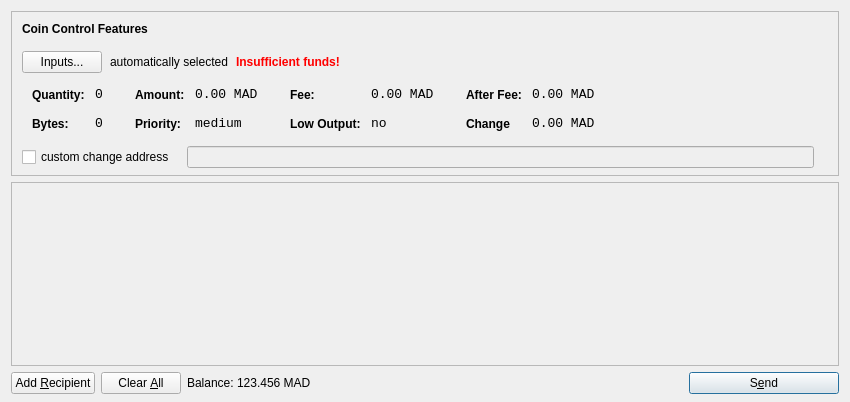
<?xml version="1.0" encoding="UTF-8"?>
<ui version="4.0">
 <class>SendCoinsDialog</class>
 <widget class="QDialog" name="SendCoinsDialog">
  <property name="geometry">
   <rect>
    <x>0</x>
    <y>0</y>
    <width>850</width>
    <height>402</height>
   </rect>
  </property>
  <property name="windowTitle">
   <string>Send Coins</string>
  </property>
  <layout class="QVBoxLayout" name="verticalLayout" stretch="0,1,0">
   <property name="bottomMargin">
    <number>8</number>
   </property>
   <item>
    <widget class="QFrame" name="frameCoinControl">
     <property name="sizePolicy">
      <sizepolicy hsizetype="Expanding" vsizetype="Expanding">
       <horstretch>0</horstretch>
       <verstretch>0</verstretch>
      </sizepolicy>
     </property>
     <property name="maximumSize">
      <size>
       <width>16777215</width>
       <height>16777215</height>
      </size>
     </property>
     <property name="frameShape">
      <enum>QFrame::StyledPanel</enum>
     </property>
     <property name="frameShadow">
      <enum>QFrame::Sunken</enum>
     </property>
     <layout class="QVBoxLayout" name="verticalLayoutCoinControl2">
      <property name="spacing">
       <number>6</number>
      </property>
      <property name="leftMargin">
       <number>0</number>
      </property>
      <property name="topMargin">
       <number>0</number>
      </property>
      <property name="rightMargin">
       <number>0</number>
      </property>
      <property name="bottomMargin">
       <number>6</number>
      </property>
      <item>
       <layout class="QVBoxLayout" name="verticalLayoutCoinControl" stretch="0,0,0,0,1">
        <property name="spacing">
         <number>0</number>
        </property>
        <property name="leftMargin">
         <number>10</number>
        </property>
        <property name="topMargin">
         <number>10</number>
        </property>
        <item>
         <layout class="QHBoxLayout" name="horizontalLayoutCoinControl1">
          <property name="bottomMargin">
           <number>15</number>
          </property>
          <item>
           <widget class="QLabel" name="labelCoinControlFeatures">
            <property name="sizePolicy">
             <sizepolicy hsizetype="Preferred" vsizetype="Maximum">
              <horstretch>0</horstretch>
              <verstretch>0</verstretch>
             </sizepolicy>
            </property>
            <property name="font">
             <font>
              <weight>75</weight>
              <bold>true</bold>
             </font>
            </property>
            <property name="styleSheet">
             <string notr="true">font-weight:bold;</string>
            </property>
            <property name="text">
             <string>Coin Control Features</string>
            </property>
           </widget>
          </item>
         </layout>
        </item>
        <item>
         <layout class="QHBoxLayout" name="horizontalLayoutCoinControl2" stretch="0,0,0,0">
          <property name="spacing">
           <number>8</number>
          </property>
          <property name="bottomMargin">
           <number>10</number>
          </property>
          <item>
           <widget class="QPushButton" name="pushButtonCoinControl">
            <property name="styleSheet">
             <string notr="true"/>
            </property>
            <property name="text">
             <string>Inputs...</string>
            </property>
           </widget>
          </item>
          <item>
           <widget class="QLabel" name="labelCoinControlAutomaticallySelected">
            <property name="text">
             <string>automatically selected</string>
            </property>
            <property name="margin">
             <number>5</number>
            </property>
           </widget>
          </item>
          <item>
           <widget class="QLabel" name="labelCoinControlInsuffFunds">
            <property name="font">
             <font>
              <weight>75</weight>
              <bold>true</bold>
             </font>
            </property>
            <property name="styleSheet">
             <string notr="true">color:red;font-weight:bold;</string>
            </property>
            <property name="text">
             <string>Insufficient funds!</string>
            </property>
            <property name="margin">
             <number>5</number>
            </property>
           </widget>
          </item>
          <item>
           <spacer name="horizontalSpacerCoinControl">
            <property name="orientation">
             <enum>Qt::Horizontal</enum>
            </property>
            <property name="sizeHint" stdset="0">
             <size>
              <width>40</width>
              <height>1</height>
             </size>
            </property>
           </spacer>
          </item>
         </layout>
        </item>
        <item>
         <widget class="QWidget" name="widgetCoinControl" native="true">
          <property name="sizePolicy">
           <sizepolicy hsizetype="Preferred" vsizetype="Preferred">
            <horstretch>0</horstretch>
            <verstretch>0</verstretch>
           </sizepolicy>
          </property>
          <property name="minimumSize">
           <size>
            <width>0</width>
            <height>0</height>
           </size>
          </property>
          <property name="styleSheet">
           <string notr="true"/>
          </property>
          <layout class="QHBoxLayout" name="horizontalLayoutCoinControl5">
           <property name="leftMargin">
            <number>0</number>
           </property>
           <property name="topMargin">
            <number>0</number>
           </property>
           <property name="rightMargin">
            <number>0</number>
           </property>
           <property name="bottomMargin">
            <number>0</number>
           </property>
           <item>
            <layout class="QHBoxLayout" name="horizontalLayoutCoinControl3" stretch="0,0,0,1">
             <property name="spacing">
              <number>20</number>
             </property>
             <property name="topMargin">
              <number>0</number>
             </property>
             <property name="bottomMargin">
              <number>10</number>
             </property>
             <item>
              <layout class="QFormLayout" name="formLayoutCoinControl1">
               <property name="horizontalSpacing">
                <number>10</number>
               </property>
               <property name="verticalSpacing">
                <number>14</number>
               </property>
               <property name="leftMargin">
                <number>10</number>
               </property>
               <property name="topMargin">
                <number>4</number>
               </property>
               <property name="rightMargin">
                <number>6</number>
               </property>
               <item row="0" column="0">
                <widget class="QLabel" name="labelCoinControlQuantityText">
                 <property name="styleSheet">
                  <string notr="true">font-weight:bold;</string>
                 </property>
                 <property name="text">
                  <string>Quantity:</string>
                 </property>
                 <property name="margin">
                  <number>0</number>
                 </property>
                </widget>
               </item>
               <item row="0" column="1">
                <widget class="QLabel" name="labelCoinControlQuantity">
                 <property name="font">
                  <font>
                   <family>Monospace</family>
                   <pointsize>10</pointsize>
                  </font>
                 </property>
                 <property name="cursor">
                  <cursorShape>IBeamCursor</cursorShape>
                 </property>
                 <property name="contextMenuPolicy">
                  <enum>Qt::ActionsContextMenu</enum>
                 </property>
                 <property name="text">
                  <string>0</string>
                 </property>
                 <property name="margin">
                  <number>0</number>
                 </property>
                 <property name="textInteractionFlags">
                  <set>Qt::LinksAccessibleByMouse|Qt::TextSelectableByKeyboard|Qt::TextSelectableByMouse</set>
                 </property>
                </widget>
               </item>
               <item row="1" column="0">
                <widget class="QLabel" name="labelCoinControlBytesText">
                 <property name="styleSheet">
                  <string notr="true">font-weight:bold;</string>
                 </property>
                 <property name="text">
                  <string>Bytes:</string>
                 </property>
                </widget>
               </item>
               <item row="1" column="1">
                <widget class="QLabel" name="labelCoinControlBytes">
                 <property name="font">
                  <font>
                   <family>Monospace</family>
                   <pointsize>10</pointsize>
                  </font>
                 </property>
                 <property name="cursor">
                  <cursorShape>IBeamCursor</cursorShape>
                 </property>
                 <property name="contextMenuPolicy">
                  <enum>Qt::ActionsContextMenu</enum>
                 </property>
                 <property name="text">
                  <string>0</string>
                 </property>
                 <property name="textInteractionFlags">
                  <set>Qt::LinksAccessibleByMouse|Qt::TextSelectableByKeyboard|Qt::TextSelectableByMouse</set>
                 </property>
                </widget>
               </item>
              </layout>
             </item>
             <item>
              <layout class="QFormLayout" name="formLayoutCoinControl2">
               <property name="horizontalSpacing">
                <number>10</number>
               </property>
               <property name="verticalSpacing">
                <number>14</number>
               </property>
               <property name="leftMargin">
                <number>6</number>
               </property>
               <property name="topMargin">
                <number>4</number>
               </property>
               <property name="rightMargin">
                <number>6</number>
               </property>
               <item row="0" column="0">
                <widget class="QLabel" name="labelCoinControlAmountText">
                 <property name="styleSheet">
                  <string notr="true">font-weight:bold;</string>
                 </property>
                 <property name="text">
                  <string>Amount:</string>
                 </property>
                 <property name="margin">
                  <number>0</number>
                 </property>
                </widget>
               </item>
               <item row="0" column="1">
                <widget class="QLabel" name="labelCoinControlAmount">
                 <property name="font">
                  <font>
                   <family>Monospace</family>
                   <pointsize>10</pointsize>
                  </font>
                 </property>
                 <property name="cursor">
                  <cursorShape>IBeamCursor</cursorShape>
                 </property>
                 <property name="contextMenuPolicy">
                  <enum>Qt::ActionsContextMenu</enum>
                 </property>
                 <property name="text">
                  <string>0.00 MAD</string>
                 </property>
                 <property name="textInteractionFlags">
                  <set>Qt::LinksAccessibleByMouse|Qt::TextSelectableByKeyboard|Qt::TextSelectableByMouse</set>
                 </property>
                </widget>
               </item>
               <item row="1" column="0">
                <widget class="QLabel" name="labelCoinControlPriorityText">
                 <property name="styleSheet">
                  <string notr="true">font-weight:bold;</string>
                 </property>
                 <property name="text">
                  <string>Priority:</string>
                 </property>
                </widget>
               </item>
               <item row="1" column="1">
                <widget class="QLabel" name="labelCoinControlPriority">
                 <property name="font">
                  <font>
                   <family>Monospace</family>
                   <pointsize>10</pointsize>
                  </font>
                 </property>
                 <property name="cursor">
                  <cursorShape>IBeamCursor</cursorShape>
                 </property>
                 <property name="contextMenuPolicy">
                  <enum>Qt::ActionsContextMenu</enum>
                 </property>
                 <property name="text">
                  <string>medium</string>
                 </property>
                 <property name="textInteractionFlags">
                  <set>Qt::LinksAccessibleByMouse|Qt::TextSelectableByKeyboard|Qt::TextSelectableByMouse</set>
                 </property>
                </widget>
               </item>
              </layout>
             </item>
             <item>
              <layout class="QFormLayout" name="formLayoutCoinControl3">
               <property name="horizontalSpacing">
                <number>10</number>
               </property>
               <property name="verticalSpacing">
                <number>14</number>
               </property>
               <property name="leftMargin">
                <number>6</number>
               </property>
               <property name="topMargin">
                <number>4</number>
               </property>
               <property name="rightMargin">
                <number>6</number>
               </property>
               <item row="0" column="0">
                <widget class="QLabel" name="labelCoinControlFeeText">
                 <property name="styleSheet">
                  <string notr="true">font-weight:bold;</string>
                 </property>
                 <property name="text">
                  <string>Fee:</string>
                 </property>
                 <property name="margin">
                  <number>0</number>
                 </property>
                </widget>
               </item>
               <item row="0" column="1">
                <widget class="QLabel" name="labelCoinControlFee">
                 <property name="font">
                  <font>
                   <family>Monospace</family>
                   <pointsize>10</pointsize>
                  </font>
                 </property>
                 <property name="cursor">
                  <cursorShape>IBeamCursor</cursorShape>
                 </property>
                 <property name="contextMenuPolicy">
                  <enum>Qt::ActionsContextMenu</enum>
                 </property>
                 <property name="text">
                  <string>0.00 MAD</string>
                 </property>
                 <property name="textInteractionFlags">
                  <set>Qt::LinksAccessibleByMouse|Qt::TextSelectableByKeyboard|Qt::TextSelectableByMouse</set>
                 </property>
                </widget>
               </item>
               <item row="1" column="0">
                <widget class="QLabel" name="labelCoinControlLowOutputText">
                 <property name="styleSheet">
                  <string notr="true">font-weight:bold;</string>
                 </property>
                 <property name="text">
                  <string>Low Output:</string>
                 </property>
                </widget>
               </item>
               <item row="1" column="1">
                <widget class="QLabel" name="labelCoinControlLowOutput">
                 <property name="font">
                  <font>
                   <family>Monospace</family>
                   <pointsize>10</pointsize>
                  </font>
                 </property>
                 <property name="cursor">
                  <cursorShape>IBeamCursor</cursorShape>
                 </property>
                 <property name="contextMenuPolicy">
                  <enum>Qt::ActionsContextMenu</enum>
                 </property>
                 <property name="text">
                  <string>no</string>
                 </property>
                 <property name="textInteractionFlags">
                  <set>Qt::LinksAccessibleByMouse|Qt::TextSelectableByKeyboard|Qt::TextSelectableByMouse</set>
                 </property>
                </widget>
               </item>
              </layout>
             </item>
             <item>
              <layout class="QFormLayout" name="formLayoutCoinControl4">
               <property name="horizontalSpacing">
                <number>10</number>
               </property>
               <property name="verticalSpacing">
                <number>14</number>
               </property>
               <property name="leftMargin">
                <number>6</number>
               </property>
               <property name="topMargin">
                <number>4</number>
               </property>
               <property name="rightMargin">
                <number>6</number>
               </property>
               <item row="0" column="0">
                <widget class="QLabel" name="labelCoinControlAfterFeeText">
                 <property name="styleSheet">
                  <string notr="true">font-weight:bold;</string>
                 </property>
                 <property name="text">
                  <string>After Fee:</string>
                 </property>
                 <property name="margin">
                  <number>0</number>
                 </property>
                </widget>
               </item>
               <item row="0" column="1">
                <widget class="QLabel" name="labelCoinControlAfterFee">
                 <property name="font">
                  <font>
                   <family>Monospace</family>
                   <pointsize>10</pointsize>
                  </font>
                 </property>
                 <property name="cursor">
                  <cursorShape>IBeamCursor</cursorShape>
                 </property>
                 <property name="contextMenuPolicy">
                  <enum>Qt::ActionsContextMenu</enum>
                 </property>
                 <property name="text">
                  <string>0.00 MAD</string>
                 </property>
                 <property name="textInteractionFlags">
                  <set>Qt::LinksAccessibleByMouse|Qt::TextSelectableByKeyboard|Qt::TextSelectableByMouse</set>
                 </property>
                </widget>
               </item>
               <item row="1" column="0">
                <widget class="QLabel" name="labelCoinControlChangeText">
                 <property name="styleSheet">
                  <string notr="true">font-weight:bold;</string>
                 </property>
                 <property name="text">
                  <string>Change</string>
                 </property>
                </widget>
               </item>
               <item row="1" column="1">
                <widget class="QLabel" name="labelCoinControlChange">
                 <property name="font">
                  <font>
                   <family>Monospace</family>
                   <pointsize>10</pointsize>
                  </font>
                 </property>
                 <property name="cursor">
                  <cursorShape>IBeamCursor</cursorShape>
                 </property>
                 <property name="contextMenuPolicy">
                  <enum>Qt::ActionsContextMenu</enum>
                 </property>
                 <property name="text">
                  <string>0.00 MAD</string>
                 </property>
                 <property name="textInteractionFlags">
                  <set>Qt::LinksAccessibleByMouse|Qt::TextSelectableByKeyboard|Qt::TextSelectableByMouse</set>
                 </property>
                </widget>
               </item>
              </layout>
             </item>
            </layout>
           </item>
          </layout>
         </widget>
        </item>
        <item>
         <layout class="QHBoxLayout" name="horizontalLayoutCoinControl4" stretch="0,0,0">
          <property name="spacing">
           <number>12</number>
          </property>
          <property name="sizeConstraint">
           <enum>QLayout::SetDefaultConstraint</enum>
          </property>
          <property name="topMargin">
           <number>5</number>
          </property>
          <property name="rightMargin">
           <number>5</number>
          </property>
          <item>
           <widget class="QCheckBox" name="checkBoxCoinControlChange">
            <property name="text">
             <string>custom change address</string>
            </property>
           </widget>
          </item>
          <item>
           <widget class="QLineEdit" name="lineEditCoinControlChange">
            <property name="enabled">
             <bool>false</bool>
            </property>
            <property name="sizePolicy">
             <sizepolicy hsizetype="Expanding" vsizetype="Fixed">
              <horstretch>0</horstretch>
              <verstretch>0</verstretch>
             </sizepolicy>
            </property>
           </widget>
          </item>
          <item>
           <widget class="QLabel" name="labelCoinControlChangeLabel">
            <property name="sizePolicy">
             <sizepolicy hsizetype="Preferred" vsizetype="Expanding">
              <horstretch>0</horstretch>
              <verstretch>0</verstretch>
             </sizepolicy>
            </property>
            <property name="minimumSize">
             <size>
              <width>0</width>
              <height>0</height>
             </size>
            </property>
            <property name="text">
             <string/>
            </property>
            <property name="margin">
             <number>3</number>
            </property>
           </widget>
          </item>
         </layout>
        </item>
        <item>
         <spacer name="verticalSpacerCoinControl">
          <property name="orientation">
           <enum>Qt::Vertical</enum>
          </property>
          <property name="sizeHint" stdset="0">
           <size>
            <width>800</width>
            <height>1</height>
           </size>
          </property>
         </spacer>
        </item>
       </layout>
      </item>
     </layout>
    </widget>
   </item>
   <item>
    <widget class="QScrollArea" name="scrollArea">
     <property name="widgetResizable">
      <bool>true</bool>
     </property>
     <widget class="QWidget" name="scrollAreaWidgetContents">
      <property name="geometry">
       <rect>
        <x>0</x>
        <y>0</y>
        <width>830</width>
        <height>174</height>
       </rect>
      </property>
      <layout class="QVBoxLayout" name="verticalLayout_2">
       <property name="leftMargin">
        <number>0</number>
       </property>
       <property name="topMargin">
        <number>0</number>
       </property>
       <property name="rightMargin">
        <number>0</number>
       </property>
       <property name="bottomMargin">
        <number>0</number>
       </property>
       <item>
        <layout class="QVBoxLayout" name="entries">
         <property name="spacing">
          <number>6</number>
         </property>
        </layout>
       </item>
       <item>
        <spacer name="verticalSpacer">
         <property name="orientation">
          <enum>Qt::Vertical</enum>
         </property>
         <property name="sizeHint" stdset="0">
          <size>
           <width>20</width>
           <height>40</height>
          </size>
         </property>
        </spacer>
       </item>
      </layout>
     </widget>
    </widget>
   </item>
   <item>
    <layout class="QHBoxLayout" name="horizontalLayout">
     <item>
      <widget class="QPushButton" name="addButton">
       <property name="toolTip">
        <string>Send to multiple recipients at once</string>
       </property>
       <property name="text">
        <string>Add &amp;Recipient</string>
       </property>
       <property name="icon">
        <iconset resource="../bitcoin.qrc">
         <normaloff>:/icons/add</normaloff>:/icons/add</iconset>
       </property>
       <property name="autoDefault">
        <bool>false</bool>
       </property>
      </widget>
     </item>
     <item>
      <widget class="QPushButton" name="clearButton">
       <property name="sizePolicy">
        <sizepolicy hsizetype="Minimum" vsizetype="Fixed">
         <horstretch>0</horstretch>
         <verstretch>0</verstretch>
        </sizepolicy>
       </property>
       <property name="toolTip">
        <string>Remove all transaction fields</string>
       </property>
       <property name="text">
        <string>Clear &amp;All</string>
       </property>
       <property name="icon">
        <iconset resource="../bitcoin.qrc">
         <normaloff>:/icons/remove</normaloff>:/icons/remove</iconset>
       </property>
       <property name="autoRepeatDelay">
        <number>300</number>
       </property>
       <property name="autoDefault">
        <bool>false</bool>
       </property>
      </widget>
     </item>
     <item>
      <layout class="QHBoxLayout" name="horizontalLayout_2">
       <property name="spacing">
        <number>3</number>
       </property>
       <item>
        <widget class="QLabel" name="label">
         <property name="sizePolicy">
          <sizepolicy hsizetype="Preferred" vsizetype="Fixed">
           <horstretch>0</horstretch>
           <verstretch>0</verstretch>
          </sizepolicy>
         </property>
         <property name="text">
          <string>Balance:</string>
         </property>
        </widget>
       </item>
       <item>
        <widget class="QLabel" name="labelBalance">
         <property name="sizePolicy">
          <sizepolicy hsizetype="Preferred" vsizetype="Fixed">
           <horstretch>0</horstretch>
           <verstretch>0</verstretch>
          </sizepolicy>
         </property>
         <property name="cursor">
          <cursorShape>IBeamCursor</cursorShape>
         </property>
         <property name="text">
          <string>123.456 MAD</string>
         </property>
         <property name="textInteractionFlags">
          <set>Qt::LinksAccessibleByMouse|Qt::TextSelectableByKeyboard|Qt::TextSelectableByMouse</set>
         </property>
        </widget>
       </item>
      </layout>
     </item>
     <item>
      <spacer name="horizontalSpacer">
       <property name="orientation">
        <enum>Qt::Horizontal</enum>
       </property>
       <property name="sizeHint" stdset="0">
        <size>
         <width>40</width>
         <height>20</height>
        </size>
       </property>
      </spacer>
     </item>
     <item>
      <widget class="QPushButton" name="sendButton">
       <property name="minimumSize">
        <size>
         <width>150</width>
         <height>0</height>
        </size>
       </property>
       <property name="toolTip">
        <string>Confirm the send action</string>
       </property>
       <property name="text">
        <string>S&amp;end</string>
       </property>
       <property name="icon">
        <iconset resource="../bitcoin.qrc">
         <normaloff>:/icons/send</normaloff>:/icons/send</iconset>
       </property>
       <property name="default">
        <bool>true</bool>
       </property>
      </widget>
     </item>
    </layout>
   </item>
  </layout>
 </widget>
 <resources>
  <include location="../bitcoin.qrc"/>
 </resources>
 <connections/>
</ui>
